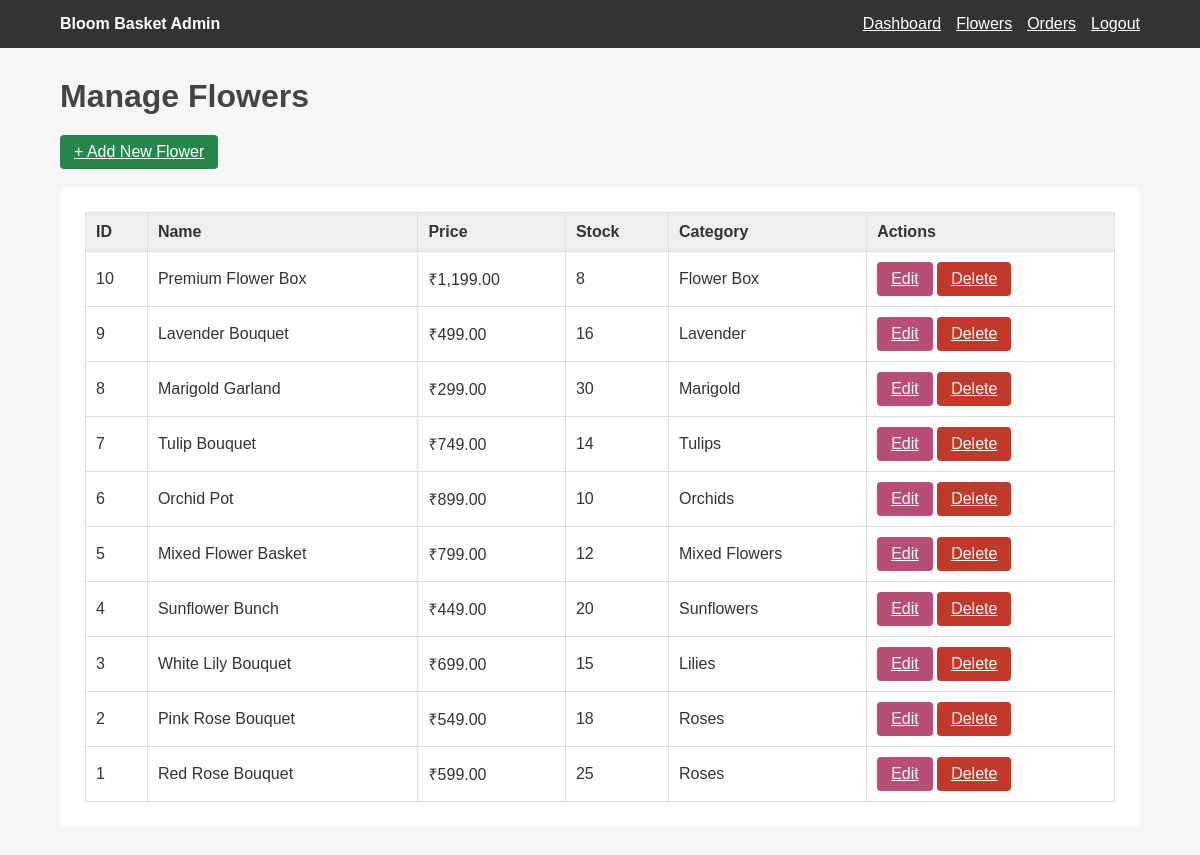
The page /admin/manage_flowers.php (signed in) on the database its author committed.
### tables this page shows
CREATE TABLE flowers (
    id INT AUTO_INCREMENT PRIMARY KEY,
    name VARCHAR(100) NOT NULL,
    description TEXT NOT NULL,
    price DECIMAL(10,2) NOT NULL,
    stock INT NOT NULL DEFAULT 0,
    category VARCHAR(50) NOT NULL,
    image VARCHAR(500) NOT NULL
);

### admin/manage_flowers.php (the view, shortened to what this page needs)
<?php
include "../config/db.php";
$result = mysqli_query($conn, "SELECT * FROM flowers ORDER BY id DESC");
?>
<!DOCTYPE html>
<html>
<head>
    <link rel="stylesheet" href="../css/admin.css">
</head>
<body>
<nav class="admin-nav">
    <strong>Bloom Basket Admin</strong>
    <div><a href="admin_dashboard.php">Dashboard</a><a href="manage_flowers.php">Flowers</a><a href="manage_orders.php">Orders</a><a href="../logout.php">Logout</a></div>
</nav>
<div class="admin-container">
    <h1 class="admin-title">Manage Flowers</h1>
    <a class="btn btn-success" href="add_flower.php">+ Add New Flower</a><br><br>
    <div class="admin-box" style="overflow-x:auto;">
        <table>
            <tr><th>ID</th><th>Name</th><th>Price</th><th>Stock</th><th>Category</th><th>Actions</th></tr>
            <?php while ($flower = mysqli_fetch_assoc($result)): ?>
                <tr>
                    <td><?php echo $flower["id"]; ?></td>
                    <td><?php echo htmlspecialchars($flower["name"]); ?></td>
                    <td>₹<?php echo number_format($flower["price"],2); ?></td>
                    <td><?php echo $flower["stock"]; ?></td>
                    <td><?php echo htmlspecialchars($flower["category"]); ?></td>
                    <td>
                        <a class="btn" href="edit_flower.php?id=<?php echo $flower['id']; ?>">Edit</a>
                        <a class="btn btn-danger" href="manage_flowers.php?delete=<?php echo $flower['id']; ?>" onclick="return confirm('Delete this flower?')">Delete</a>
                    </td>
                </tr>
            <?php endwhile; ?>
        </table>
    </div>
</div>
</body>
</html>

### css/admin.css (style rules this page uses)
* { box-sizing: border-box; margin: 0; padding: 0; }
body { font-family: Arial, sans-serif; background: #f6f6f6; color: #333; }
.admin-nav { background: #333; color: white; padding: 15px 5%; display: flex; justify-content: space-between; align-items: center; }
.admin-nav a { color: white; margin-left: 15px; }
.admin-container { width: 90%; max-width: 1200px; margin: 30px auto; }
.admin-title { margin-bottom: 20px; color: #444; }
.admin-box { background: white; padding: 25px; border-radius: 6px; margin-bottom: 25px; }
.btn { display: inline-block; padding: 8px 14px; border: none; border-radius: 4px; background: #b84d78; color: white; cursor: pointer; }
.btn-danger { background: #c0392b; }
.btn-success { background: #27864b; }
table { width: 100%; border-collapse: collapse; }
th, td { border: 1px solid #ddd; padding: 10px; text-align: left; }
th { background: #eee; }

### rows shown on the page
flowers: id "10", name "Premium Flower Box", price "1,199.00", stock "8", category "Flower Box"
flowers: id "9", name "Lavender Bouquet", price "499.00", stock "16", category "Lavender"
flowers: id "8", name "Marigold Garland", price "299.00", stock "30", category "Marigold"
flowers: id "7", name "Tulip Bouquet", price "749.00", stock "14", category "Tulips"
flowers: id "6", name "Orchid Pot", price "899.00", stock "10", category "Orchids"
flowers: id "5", name "Mixed Flower Basket", price "799.00", stock "12", category "Mixed Flowers"
flowers: id "4", name "Sunflower Bunch", price "449.00", stock "20", category "Sunflowers"
flowers: id "3", name "White Lily Bouquet", price "699.00", stock "15", category "Lilies"
flowers: id "2", name "Pink Rose Bouquet", price "549.00", stock "18", category "Roses"
flowers: id "1", name "Red Rose Bouquet", price "599.00", stock "25", category "Roses"
